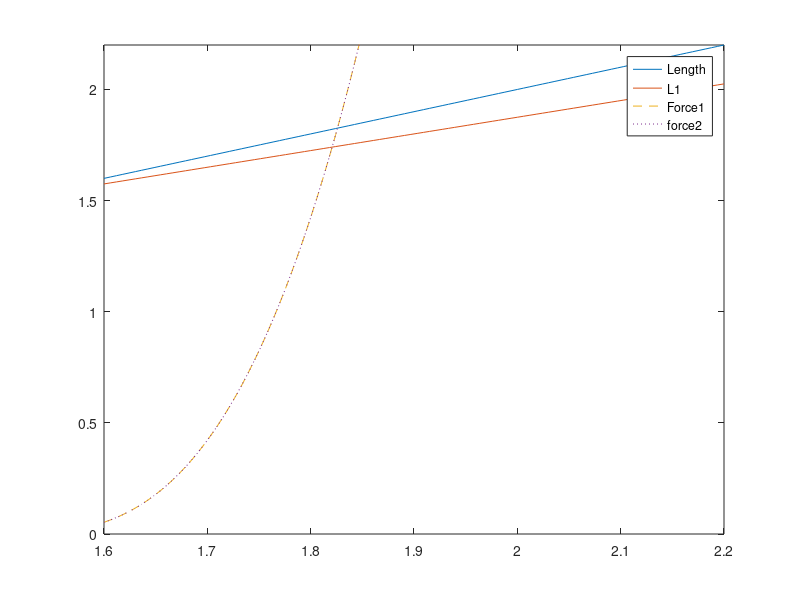

Recreate this plot in MATLAB. (Note: this script raises an error after producing the figure.)
%% test the midpoint finder
s_ap = [];    
N = 100;
s = linspace(1.6, 2.2, N);
L0 = 1.5;
ds = s(end)/N-s(1)/N; % so that = ds*N+1.6

c1 = 5;c2 = 15;g1=3;g2 = 3;

F1 = @(L1)(c1.*(L1-L0)).^g1;
F2 = @(L2)(c2.*L2).^g2;
balEq = @(L1, L) F1(L1) - F2(L - L1);% balance equation, define F1 = F2 for unattached
tic
for L = s

    % Use fzero function to solve the equation
    X = fzero(@(L1)balEq(L1, L), [0 L]);
    s_ap = [s_ap, X];
end
toc
figure(1);clf;
plot(s, s, s, s_ap, s, F1(s_ap), '--', s, F2(s - s_ap), ':');
    % Display the solution
    disp(['The solution for X is: ', num2str(X)]);

    legend('Length','L1','Force1', 'force2');
ylim([0 max(s)]);


%% init rand

att = rand(1, N);
att = att/sum(att)*0.3;

p_a = sum(att);
p_u = 1 - p_a;
r_a = 0.5;
r_d = 0.5;


f_a = att.*F2(max(s) - s);
% figure(1);clf;semilogy(s, att, 's-', s, f_a, 'v-');

dt = 1;

% init at lump
dt = 1;
L = 1.6;
i_att = 2;
% i_att = % index of attachable midpoint
tearingForce = 0.1*abs(balEq(s', L)); % force at each of our bin from the balance midpoint

[t,x] = ode15s(@dattdt,[0 dt*10],att,[], i_att, r_a, r_d, tearingForce);
att = x(end, :);
p_a = sum(att)

clf;hold on;
plot(s, x(1:10:end, :), '-', 'LineWidth',0.5);
plot(s, x(end, :), '-', 'LineWidth',1.5);

%% ramp down from max instant stretch
L = 2.2;

% Use fzero function to solve the equation
s_att = fzero(@(L1)balEq(L1, L), [0 L]);
% calc the index
i_att = round((s_att - L0)/ds);
tearingForce = 0.1*abs(balEq(s', L)); % force at each of our bin from the balance midpoint

[t,x] = ode15s(@dattdt,[0 dt],att,[], i_att, r_a, r_d, tearingForce);

clf;hold on;
plot(s, x(1:N/10:end, :), '-', 'LineWidth',0.5);
plot(s, x(end, :), '-', 'LineWidth',1.5);
%%
%
fatt = zeros(length(t), 1);
funa = zeros(length(t), 1);
p_u = zeros(length(t), 1);
for i = 1:length(t)
    fatt(i) = sum(x(i, :).*F2(L - s));
    p_u(i) = 1 - sum(x(i, :));
    funa(i) = p_u(i)*F1(s_att);
end

figure(1);clf;
% semilogy(t, p_u, t, funa, t, fatt, t, fatt+funa);
plot(t, p_u, t, funa, t, fatt, t, fatt+funa);
legend('Attached %', 'F una', 'F att', 'F total')
